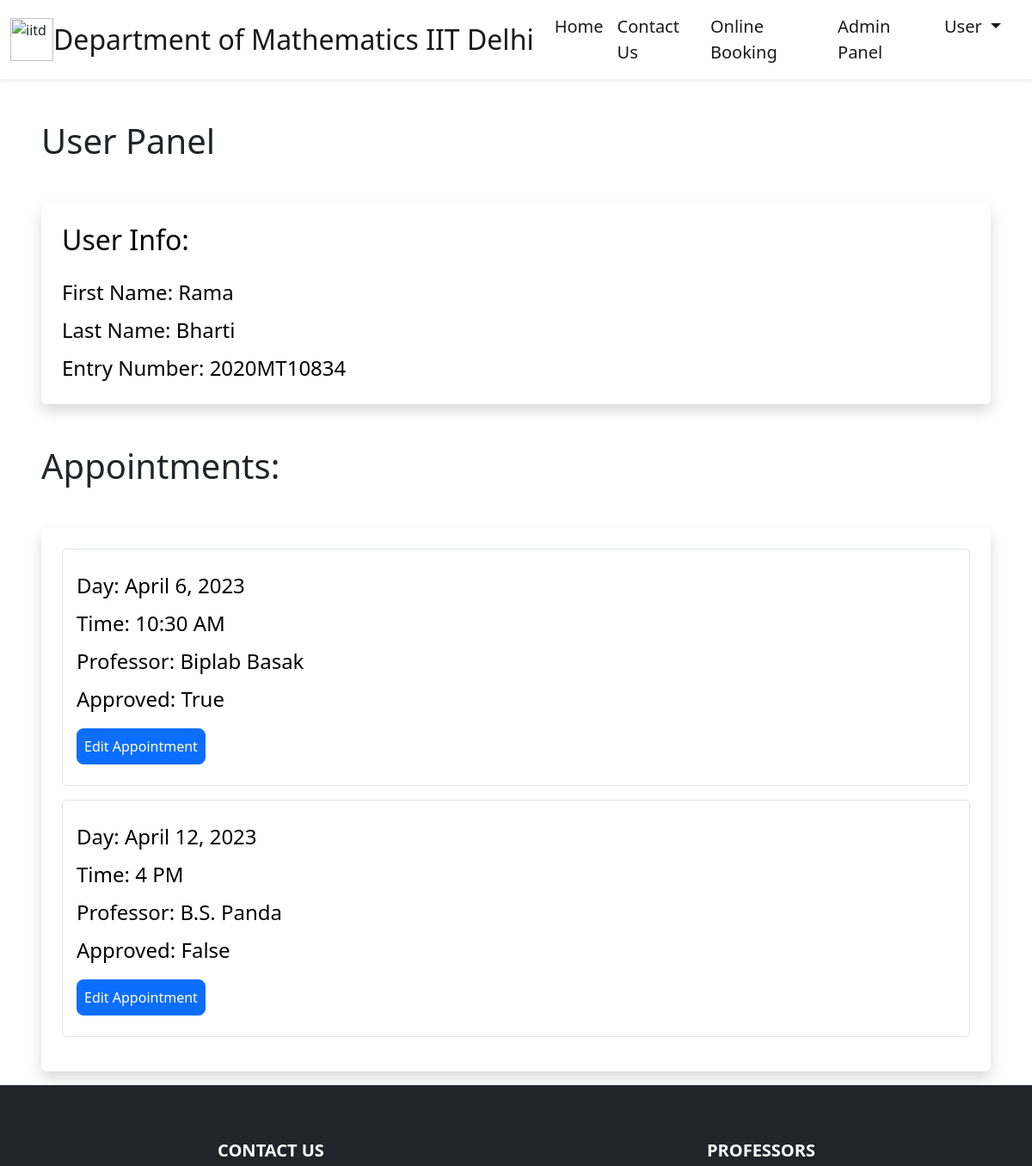
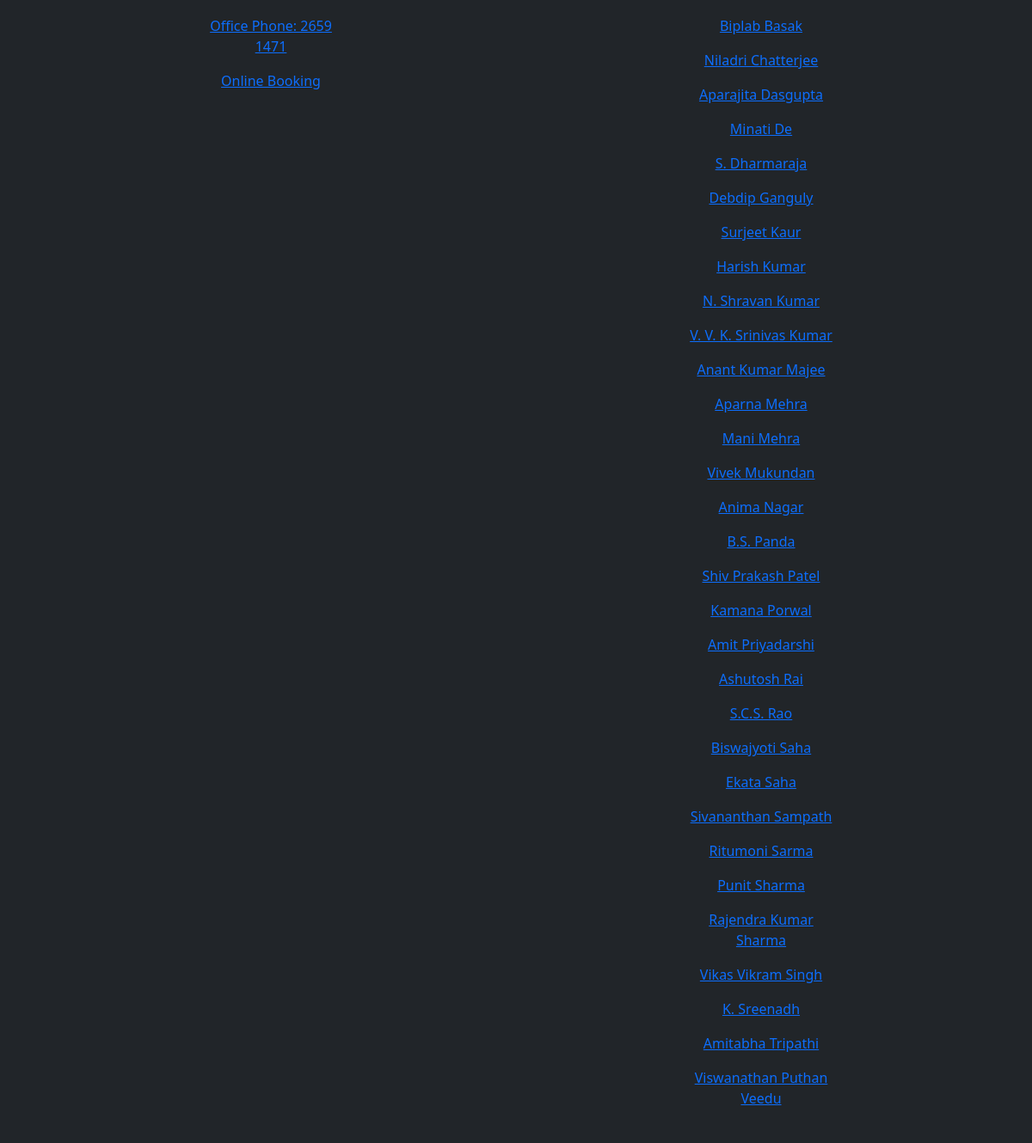
The app's page /user-panel (signed in) with its own data (2 pictures, top to bottom).
### booking/models.py (models this page shows, shortened)
class Appointment(models.Model) :
    user = models.ForeignKey(User, on_delete=models.CASCADE, null=True, blank=True)
    professors = models.CharField(max_length=50, choices=SELECT_PROFESSOR, default="Aparna Mehra") #Aparna Mehra is the HOD
    day = models.DateField(default=datetime.now)
    time = models.CharField(max_length=10, choices=TIME_CHOICES, default="10 AM")
    time_ordered = models.DateTimeField(default=datetime.now, blank=True)
    approved=models.BooleanField('Approved', default=False)

### booking/views.py (the view)
# urls.py: path('user-panel', views.userPanel, name='userPanel'),
def userPanel(request):
    user = request.user
    appointments = Appointment.objects.filter(user=user).order_by('day', 'time')
    return render(request, 'userPanel.html', {
        'user' :user,
        'appointments' :appointments,
    })

### booking/templates/userPanel.html (shortened to what this page needs)
{% extends 'layout.html' %}
{% load static %}
{% block body %}
{% if user.is_authenticated %}
<h1 class=" ms-5 mt-5 ">User Panel</h1>
<div class="shadow p-4 mb-5 bg-body bg-body rounded text-black  m-5 ">
    <h2 class="">User Info:</h2>
    <ul class="list-group fs-4 mt-3">
            <li class="list-group mt-2">First Name: {{ user.first_name }}</li>
            <li class="list-group mt-2">Last Name: {{ user.last_name }}</li>
            <li class="list-group mt-2">Entry Number: {{ user.username }}</li>
    </ul>
</div>
{% if appointments.count > 0 %}
<div class="mt-5 ">
    <h1 class=" ms-5">Appointments:</h1>
    <div class="shadow p-4 mb-3 bg-body bg-body rounded text-black  m-5">
        {% for appointment in appointments %}
        <div class="list-group fs-4 border p-3 mb-3">
            <p class="list-group mt-2">Day: {{ appointment.day }}</p>
            <p class="list-group mt-2">Time: {{ appointment.time }}</p>
            <p class="list-group mt-2">Professor: {{ appointment.professors }}</p>
            <p class="list-group mt-2">Approved: {{ appointment.approved }}</p>
            <div class="mt-3 mb-2">
                <a class="btn btn-primary rounded-3 p-2" href="{% url 'userUpdate' appointment.id %}">Edit Appointment</a>
            </div>
        </div>
        {% endfor %}
    </div>
</div>
{% endif %}
{% else %}
<div class="shadow p-4 mb-5 bg-body bg-body rounded text-black  m-5">
    <h1 class="p-2  ms-3">First Sign in!</h1>
    <a href="{% url 'login' %}" class="btn btn-primary text-white">Sign in</a>
</div>
{% endif %}
{% endblock %}

### records on screen
Appointment: day "April 6, 2023", time "10:30 AM", professors "Biplab Basak", approved "True"
Appointment: day "April 12, 2023", time "4 PM", professors "B.S. Panda", approved "False"

### other values on screen
{{ user.first_name }} "Rama"
{{ user.last_name }} "Bharti"
{{ user.username }} "2020MT10834"
